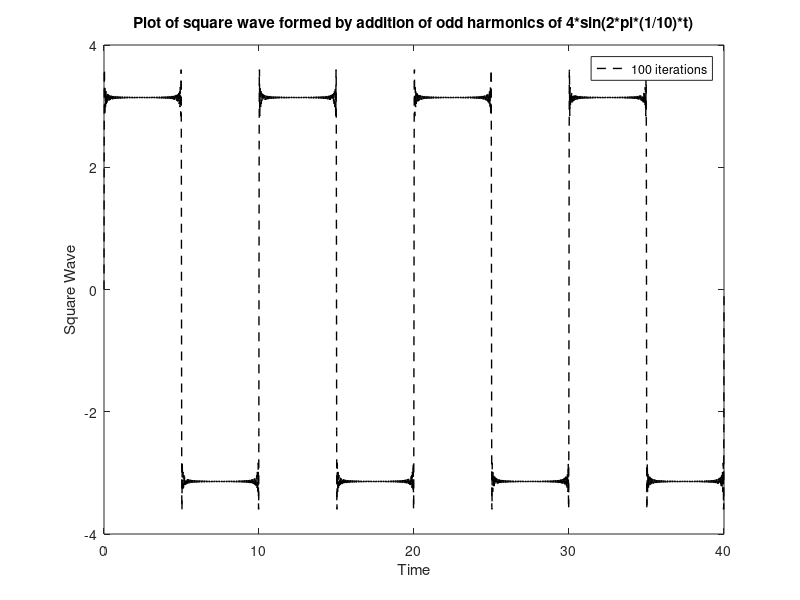

The MATLAB script that drew this image:
clc
clear all
close all

display('Lab 9')
display('Aim: Generating a Square Wave from sum of Sine Waves of certain Amplitude and Frequencies')


display('')

startTime = 0;
diffTime = 0.01;
endTime = 40;

time = startTime:diffTime:endTime;
ampl = 1;
freq = 1 / 10;

iterations = 100;

sqw = zeros(size(time));

for n = 1:iterations
    x = 4 * (ampl / (2 * n - 1)) * sin((2 * n - 1) * 2 * pi * freq * time);
    sqw = sqw + x;
end

plot(time,sqw,'--','linewidth',1,'color','k')
title('Plot of square wave formed by addition of odd harmonics of 4*sin(2*pi*(1/10)*t)')
xlabel('Time')
ylabel('Square Wave')
legend('100 iterations');
figure